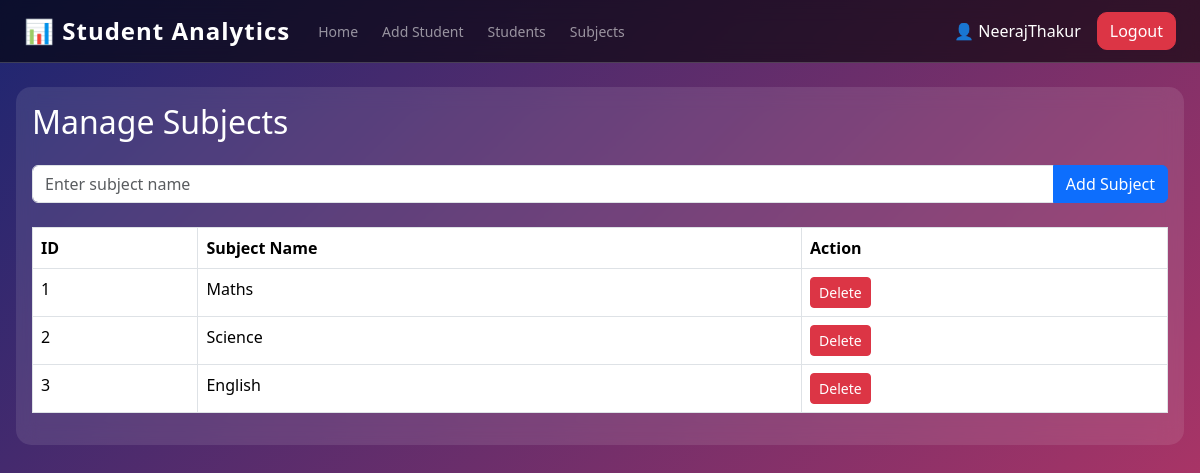
The page /subjects (signed in) on the database as committed earlier.
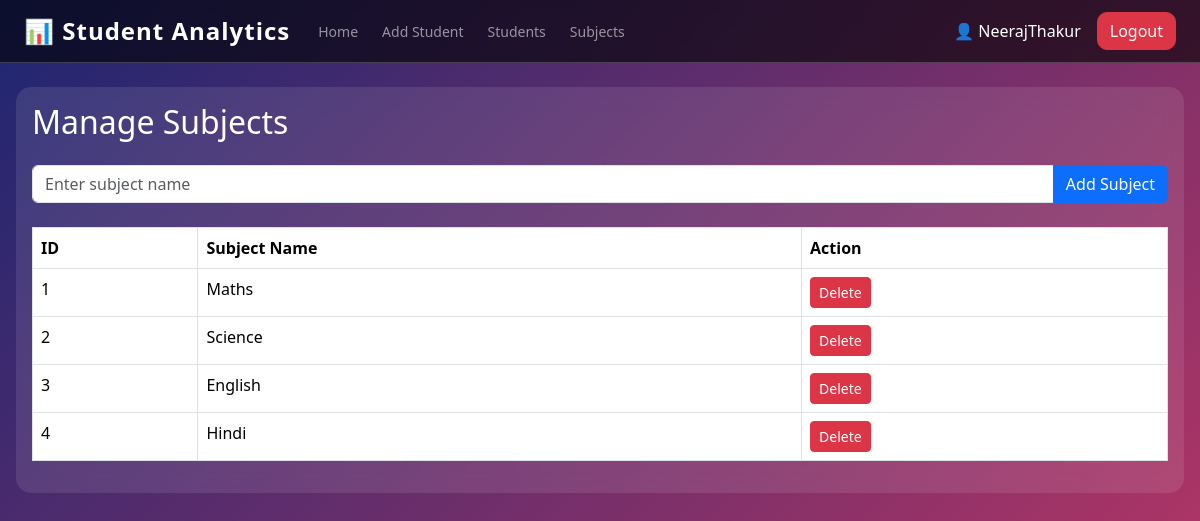
The same page on the database as committed later.
### tables this page shows
CREATE TABLE subjects (
        id INTEGER PRIMARY KEY AUTOINCREMENT,
        subject_name TEXT UNIQUE NOT NULL
    );

### app.py (the view)
@app.route("/subjects")
def manage_subjects():
    if "user_id" not in session:
        return redirect("/login")
    conn = sqlite3.connect("students.db")
    cursor = conn.cursor()
    cursor.execute("SELECT * FROM subjects")
    subjects = cursor.fetchall()
    conn.close()
    return render_template("subjects.html", subjects=subjects)

### templates/subjects.html
{% extends "base.html" %}
{% block content %}
<h2 class="mb-4">Manage Subjects</h2>
<form method="POST" action="/add_subject" class="mb-4">
    <div class="input-group">
        <input type="text" name="subject_name"
               class="form-control"
               placeholder="Enter subject name" required>
        <button class="btn btn-primary">Add Subject</button>
    </div>
</form>
<table class="table table-bordered">
    <thead>
        <tr>
            <th>ID</th>
            <th>Subject Name</th>
            <th>Action</th>
        </tr>
    </thead>
    <tbody>
        {% for subject in subjects %}
        <tr>
            <td>{{ subject[0] }}</td>
            <td>{{ subject[1] }}</td>
            <td>
                <a href="/delete_subject/{{ subject[0] }}"
                   class="btn btn-danger btn-sm">
                   Delete
                </a>
            </td>
        </tr>
        {% endfor %}
    </tbody>
</table>
{% endblock %}

Rows that differ between the two databases and show on the page:
added subjects: id "4", subject_name "Hindi"
